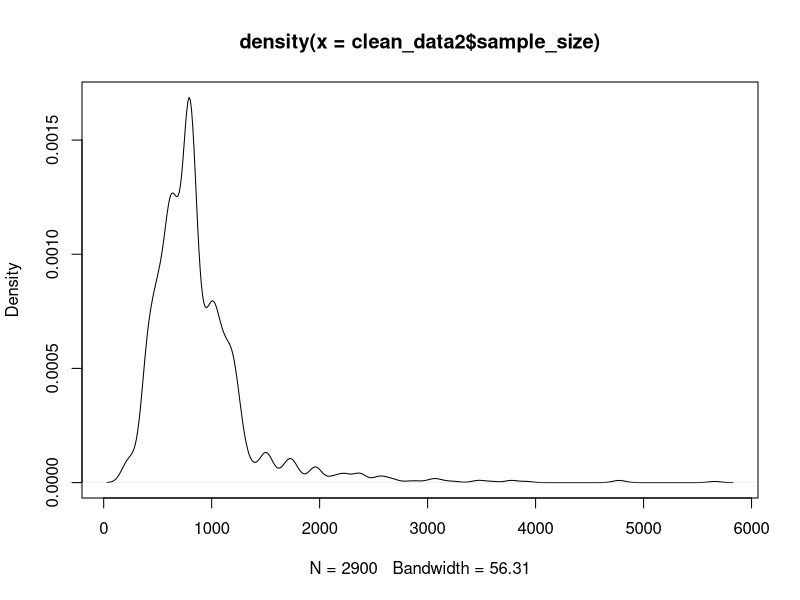
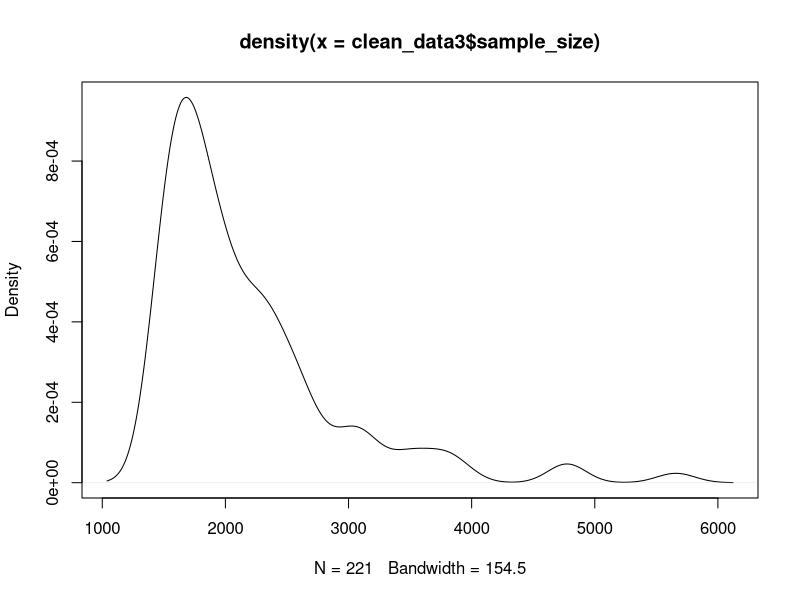

Recreate these plots in R, in order.
require(readr)  # for reading data into R
library(dplyr)  # for a set of really useful data selection tools
data <- read_csv('president_polls.csv')
attach(data)  # eliminates the need for data$....
data = select(data, state, pollster, sponsors, fte_grade, sample_size, methodology, start_date, end_date, answer, pct)  # select the useful data
data$state = as.factor(data$state)  # make into factor
data$pollster = as.factor(data$pollster)  # make into factor
data$sponsors = as.factor(data$sponsors)  # make into factor
data$fte_grade = as.factor(data$fte_grade)  # make into factor
data$methodology = as.factor(data$methodology)  # make into factor
data$start_date = as.Date(data$start_date, format = "%m/%d/%y")  # format tells you how to read the dates. In our case is month/day/two-number-year or %m/%d/%y 
data$end_date = as.Date(data$end_date, format = "%m/%d/%y")  # format tells you how to read the dates. In our case is month/day/two-number-year or %m/%d/%y
data$answer = as.factor(data$answer)  # make into factor

summary(data)  # lets summarize


##### What needs to be done to the data next? #####
# delete NAs for state, fte_grade, methodology! 
data_1 = data[complete.cases(data$state),] #complete.cases revoves rows containing NAs
summary(data_1)
data_2 = data_1[complete.cases(data_1$fte_grade),]
summary(data_2)
clean_data = data_2[complete.cases(data_2$methodology),]
summary(clean_data) #clean_data is the modified datasets containing no NAs for the three variables


# minimum grade allowance (what grade is too low?).
print(clean_data$fte_grade)
A_1 = clean_data[(clean_data$fte_grade == "A+"),]
nrow(A_1) #376 rows have A+
A_2 = clean_data[(clean_data$fte_grade == "A"),]
nrow(A_2) #267 rows have A
A_3 = clean_data[(clean_data$fte_grade == "A-"),]
nrow(A_3) #438 rows have A-
A_B = clean_data[(clean_data$fte_grade == "A/B"),]
nrow(A_B) #241 rows have A/B
B_1 = clean_data[(clean_data$fte_grade == "B+"),]
nrow(B_1) #253 rows have B+
B_2 = clean_data[(clean_data$fte_grade == "B"),]
nrow(B_2) #432 rows have B
B_3 = clean_data[(clean_data$fte_grade == "B-"),]
nrow(B_3) #205 rows have B-
B_C = clean_data[(clean_data$fte_grade == "B/C"),]
nrow(B_C) #1576 rows have B/C
C_1 = clean_data[(clean_data$fte_grade == "C+"),]
nrow(C_1) #82 rows have C+
C_2 = clean_data[(clean_data$fte_grade == "C"),]
nrow(C_2) #102 rows have C
C_3 = clean_data[(clean_data$fte_grade == "C-"),]
nrow(C_3) #251 rows have C-
C_D = clean_data[(clean_data$fte_grade == "C/D"),]
nrow(C_D) #142 rows have C/D
D_grade = clean_data[(clean_data$fte_grade == "D-"),]
nrow(D_grade) #1228 rows have D-

clean_data1 = clean_data[!(clean_data$fte_grade == "D-" | clean_data$fte_grade == "C/D"),]
summary(clean_data1) #clean_data1 is the modified dataset without the relatively unreliable pollsters



     

# start dates start too soon.
# end_dates end too soon.
print(clean_data1$start_date)
clean_data2 = clean_data1[(clean_data1$start_date > "2019-12-30"),]
summary(clean_data2) #clean_data2 is the modified dataset without the dates that start/end before 2020



# sample size is really variable, and some sameples are too small to decide. (how small is too small? Depends on state/numbner of polls/quality of polls/etc)
d = density(clean_data2$sample_size)
plot(d) 

#density curve is skewed to the left, so we must increase the minimum sample size number
clean_data3 = clean_data2[(clean_data2$sample_size > 1500),]
summary(clean_data3) #clean_data3 is the modified dataset whose minimum sample size number is more than 1500

d_2 = density(clean_data3$sample_size)
plot(d_2) #It's still skewed to the left, but we do not want to increase the minimum sample size number too much otherwise we would not have sufficient data to work with


